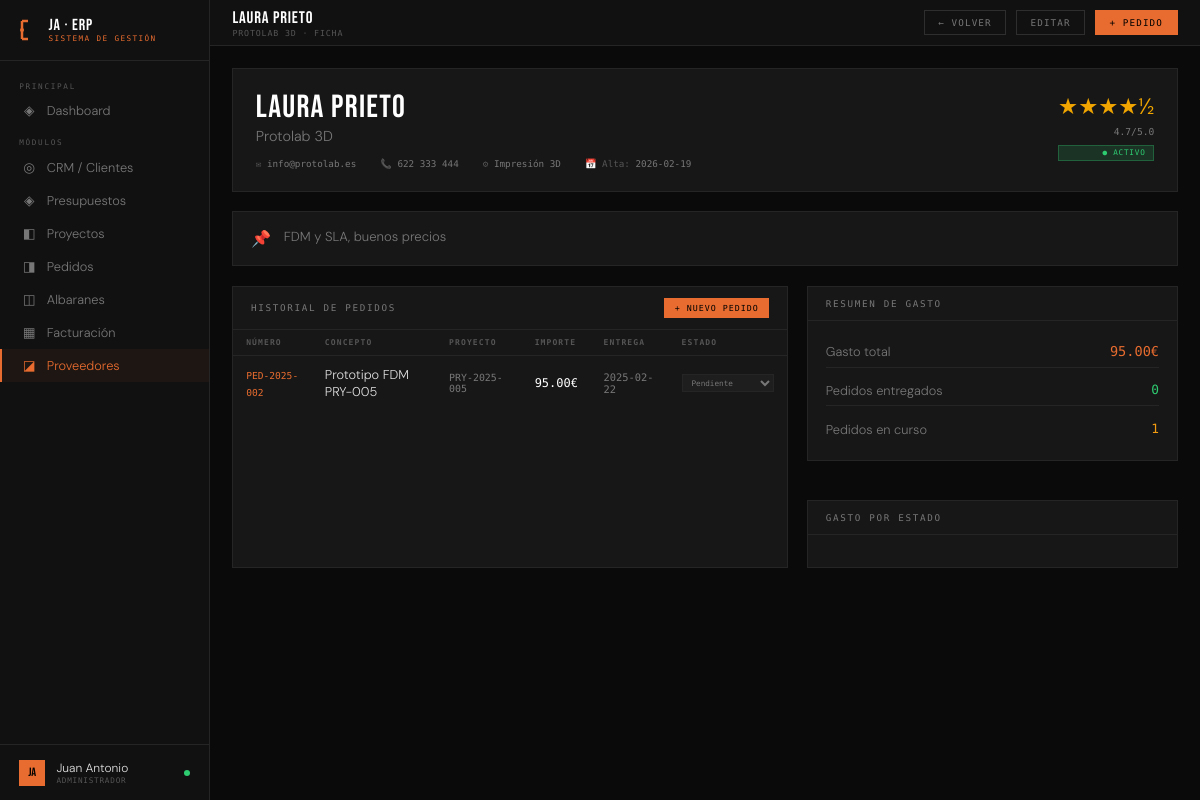
The app's page /proveedor/2 with its own data.
### tables this page shows
CREATE TABLE proveedores (
        id INTEGER PRIMARY KEY AUTOINCREMENT,
        nombre TEXT NOT NULL, empresa TEXT, email TEXT, telefono TEXT,
        especialidad TEXT, valoracion REAL DEFAULT 5.0,
        estado TEXT DEFAULT 'activo', notas TEXT,
        fecha_alta TEXT DEFAULT CURRENT_DATE);

CREATE TABLE pedidos_proveedor (
        id INTEGER PRIMARY KEY AUTOINCREMENT,
        proveedor_id INTEGER, proyecto_id INTEGER,
        numero TEXT UNIQUE, concepto TEXT,
        importe REAL DEFAULT 0, estado TEXT DEFAULT 'pendiente',
        fecha_pedido TEXT DEFAULT CURRENT_DATE, fecha_entrega_esperada TEXT,
        notas TEXT,
        FOREIGN KEY (proveedor_id) REFERENCES proveedores(id),
        FOREIGN KEY (proyecto_id) REFERENCES proyectos(id));

CREATE TABLE proyectos (
        id INTEGER PRIMARY KEY AUTOINCREMENT,
        cliente_id INTEGER, presupuesto_id INTEGER,
        referencia TEXT UNIQUE, nombre TEXT NOT NULL,
        servicio TEXT, estado TEXT DEFAULT 'en_diseno',
        progreso INTEGER DEFAULT 0,
        fecha_inicio TEXT, fecha_entrega TEXT,
        importe REAL DEFAULT 0,
        horas_estimadas REAL DEFAULT 0,
        notas TEXT,
        fecha_creacion TEXT DEFAULT CURRENT_DATE,
        FOREIGN KEY (cliente_id) REFERENCES clientes(id),
        FOREIGN KEY (presupuesto_id) REFERENCES presupuestos(id));

### app.py (the view)
@app.route('/proveedor/<int:id>')
def proveedor_detalle(id):
    conn = get_db()
    proveedor = conn.execute('SELECT * FROM proveedores WHERE id=?',(id,)).fetchone()
    pedidos = conn.execute('''SELECT pp.*, p.nombre as proyecto_nombre, p.referencia as proyecto_ref
        FROM pedidos_proveedor pp LEFT JOIN proyectos p ON p.id=pp.proyecto_id
        WHERE pp.proveedor_id=? ORDER BY pp.fecha_pedido DESC''',(id,)).fetchall()
    gasto_total = conn.execute('SELECT COALESCE(SUM(importe),0) FROM pedidos_proveedor WHERE proveedor_id=?',(id,)).fetchone()[0]
    proyectos = conn.execute("SELECT id,referencia,nombre FROM proyectos ORDER BY referencia DESC").fetchall()
    conn.close()
    return render_template('proveedor_detalle.html', proveedor=proveedor, pedidos=pedidos,
        gasto_total=gasto_total, proyectos=proyectos)

### app.py (called while the page is built)
def get_db():
    conn = sqlite3.connect(DB)
    conn.row_factory = sqlite3.Row
    return conn

@app.context_processor
def inject_globals():
    return {
        'today': date.today().isoformat(),
        'now': datetime.now().strftime('%b %Y'),
        'request': request,
    }

### templates/proveedor_detalle.html (shortened to what this page needs)
{% extends "base.html" %}
{% block topbar %}
<div><div class="topbar-title">{{ proveedor.nombre|upper }}</div><div class="topbar-sub">{{ proveedor.empresa or 'Proveedor' }} · Ficha</div></div>
<div class="topbar-right">
  <a href="/proveedores" class="btn">← Volver</a>
  <button class="btn" onclick="document.getElementById('modal-editar').style.display='flex'">Editar</button>
  <button class="btn btn-primary" onclick="document.getElementById('modal-pedido').style.display='flex'">+ Pedido</button>
</div>
{% endblock %}
{% block content %}
<div class="detail-header">
  <div>
    <div class="detail-name">{{ proveedor.nombre }}</div>
    <div class="detail-company">{{ proveedor.empresa or '' }}</div>
    <div class="detail-meta">
      {% if proveedor.email %}<div class="detail-meta-item">✉ <span>{{ proveedor.email }}</span></div>{% endif %}
      {% if proveedor.telefono %}<div class="detail-meta-item">📞 <span>{{ proveedor.telefono }}</span></div>{% endif %}
      {% if proveedor.especialidad %}<div class="detail-meta-item">⚙ <span>{{ proveedor.especialidad }}</span></div>{% endif %}
      <div class="detail-meta-item">📅 Alta: <span>{{ proveedor.fecha_alta }}</span></div>
    </div>
  </div>
  <div style="text-align:right">
    <div style="color:var(--accent2);font-size:1.4rem;margin-bottom:.3rem">
      {% for i in range(proveedor.valoracion|int) %}★{% endfor %}{% if proveedor.valoracion % 1 >= 0.5 %}½{% endif %}
    </div>
    <div style="font-family:var(--mono);font-size:.6rem;color:var(--muted2)">{{ proveedor.valoracion }}/5.0</div>
    {% if proveedor.estado == 'activo' %}<span class="badge badge-green" style="margin-top:.5rem;display:block">● Activo</span>
    {% elif proveedor.estado == 'ocasional' %}<span class="badge badge-yellow" style="margin-top:.5rem;display:block">● Ocasional</span>
    {% else %}<span class="badge badge-muted" style="margin-top:.5rem;display:block">● Inactivo</span>{% endif %}
  </div>
</div>
{% if proveedor.notas %}
<div class="panel" style="margin-bottom:1.2rem"><div class="panel-body" style="display:flex;gap:.8rem">
  <span style="color:var(--accent)">📌</span><span style="font-size:.82rem;color:var(--muted2)">{{ proveedor.notas }}</span>
</div></div>
{% endif %}
<div class="grid-60-40">
  <div class="panel">
    <div class="panel-header">
      <span class="panel-title">Historial de pedidos</span>
      <button class="btn btn-sm btn-primary" onclick="document.getElementById('modal-pedido').style.display='flex'">+ Nuevo pedido</button>
    </div>
    {% if pedidos %}
    <table class="table">
      <thead><tr><th>Número</th><th>Concepto</th><th>Proyecto</th><th>Importe</th><th>Entrega</th><th>Estado</th></tr></thead>
      <tbody>
        {% for p in pedidos %}
        <tr>
          <td><span style="font-family:var(--mono);font-size:.6rem;color:var(--accent)">{{ p.numero }}</span></td>
          <td style="font-size:.8rem">{{ p.concepto }}</td>
          <td style="font-family:var(--mono);font-size:.62rem;color:var(--muted2)">{{ p.proyecto_ref or '—' }}</td>
          <td style="font-family:var(--mono);font-size:.75rem;color:#fff">{{ "%.2f"|format(p.importe) }}€</td>
          <td style="font-family:var(--mono);font-size:.65rem;color:var(--muted2)">{{ p.fecha_entrega_esperada or '—' }}</td>
          <td>
            <select onchange="cambiarEstadoPedido({{ p.id }}, this.value)"
              style="background:var(--card);border:1px solid var(--border);color:var(--muted2);font-family:var(--mono);font-size:.48rem;padding:.15rem .3rem;outline:none">
              {% for s in [('pendiente','Pendiente'),('en_produccion','En producción'),('en_transito','En tránsito'),('entregado','Entregado'),('cancelado','Cancelado')] %}
              <option value="{{ s[0] }}" {% if p.estado==s[0] %}selected{% endif %}>{{ s[1] }}</option>
              {% endfor %}
            </select>
          </td>
        </tr>
        {% endfor %}
      </tbody>
    </table>
    {% else %}
    <div class="empty">Sin pedidos registrados todavía</div>
    {% endif %}
  </div>
  <div style="display:flex;flex-direction:column;gap:1.2rem">
    <div class="panel">
      <div class="panel-header"><span class="panel-title">Resumen de gasto</span></div>
      <div class="panel-body">
        {% set entregados = pedidos|selectattr('estado','equalto','entregado')|list %}
        {% set en_curso = pedidos|rejectattr('estado','equalto','entregado')|rejectattr('estado','equalto','cancelado')|list %}
        <div style="display:flex;flex-direction:column;gap:.5rem">
          <div style="display:flex;justify-content:space-between;padding:.4rem 0;border-bottom:1px solid var(--border)">
            <span style="font-size:.8rem;color:var(--muted2)">Gasto total</span>
            <span style="font-family:var(--mono);font-size:.85rem;color:var(--accent)">{{ "%.2f"|format(gasto_total) }}€</span>
          </div>
          <div style="display:flex;justify-content:space-between;padding:.4rem 0;border-bottom:1px solid var(--border)">
            <span style="font-size:.8rem;color:var(--muted2)">Pedidos entregados</span>
            <span style="font-family:var(--mono);font-size:.8rem;color:var(--green)">{{ entregados|length }}</span>
          </div>
          <div style="display:flex;justify-content:space-between;padding:.4rem 0">
            <span style="font-size:.8rem;color:var(--muted2)">Pedidos en curso</span>
            <span style="font-family:var(--mono);font-size:.8rem;color:var(--yellow)">{{ en_curso|length }}</span>
          </div>
        </div>
      </div>
    </div>
    <div class="panel">
      <div class="panel-header"><span class="panel-title">Gasto por estado</span></div>
      <div class="panel-body">
        {% set estados_col = [('entregado','var(--green)'),('en_produccion','var(--blue)'),('en_transito','var(--yellow)'),('pendiente','var(--muted2)')] %}
      </div>
    </div>
  </div>
</div>
{% endblock %}

### templates/base.html (style rules this page uses)
:root { --bg:#0a0a0a;--surface:#111;--panel:#171717;--card:#1e1e1e; --border:#252525;--border2:#2e2e2e; --accent:#e86c2f;--accent2:#f0a500; --green:#2ecc71;--red:#e74c3c;--blue:#3498db;--yellow:#f39c12; --text:#e0e0e0;--muted:#555;--muted2:#777; --mono:'Share Tech Mono',monospace;--display:'Bebas Neue',sans-serif;--body:'DM Sans',sans-serif; }
*,*::before,*::after { box-sizing:border-box;margin:0;padding:0; }
html,body { height:100%;overflow:hidden; }
body { background:var(--bg);color:var(--text);font-family:var(--body);font-weight:300;display:flex; }
.topbar-title { font-family:var(--display);font-size:1.05rem;letter-spacing:.05em;color:#fff; }
.topbar-sub { font-family:var(--mono);font-size:.52rem;color:var(--muted);letter-spacing:.1em;text-transform:uppercase; }
.topbar-right { margin-left:auto;display:flex;align-items:center;gap:.6rem; }
.btn { font-family:var(--mono);font-size:.58rem;letter-spacing:.12em;text-transform:uppercase;padding:.38rem .85rem;border:1px solid var(--border2);background:transparent;color:var(--muted2);cursor:pointer;transition:all .15s;text-decoration:none;display:inline-block; }
.btn-primary { background:var(--accent);border-color:var(--accent);color:#000; }
.btn-sm { padding:.25rem .6rem;font-size:.52rem; }
.panel { background:var(--panel);border:1px solid var(--border);margin-bottom:1.2rem; }
.panel-header { padding:.7rem 1.1rem;border-bottom:1px solid var(--border);display:flex;align-items:center;justify-content:space-between;gap:1rem; }
.panel-title { font-family:var(--mono);font-size:.58rem;letter-spacing:.18em;text-transform:uppercase;color:var(--muted2); }
.panel-body { padding:1rem 1.1rem; }
.table { width:100%;border-collapse:collapse; }
.table th { font-family:var(--mono);font-size:.5rem;letter-spacing:.14em;text-transform:uppercase;color:var(--muted);padding:.5rem .8rem;text-align:left;border-bottom:1px solid var(--border); }
.table td { padding:.6rem .8rem;font-size:.8rem;color:var(--text);border-bottom:1px solid var(--border); }
.table tr:last-child td { border-bottom:none; }
.badge { font-family:var(--mono);font-size:.48rem;letter-spacing:.1em;text-transform:uppercase;padding:.18rem .48rem;display:inline-block; }
.badge-green { background:rgba(46,204,113,.15);color:var(--green);border:1px solid rgba(46,204,113,.3); }
.grid-60-40 { display:grid;grid-template-columns:1.5fr 1fr;gap:1.2rem; }
.detail-header { background:var(--panel);border:1px solid var(--border);padding:1.4rem;margin-bottom:1.2rem;display:flex;align-items:flex-start;justify-content:space-between;gap:1rem; }
.detail-name { font-family:var(--display);font-size:2rem;letter-spacing:.04em;color:#fff;line-height:1; }
.detail-company { font-size:.9rem;color:var(--muted2);margin-top:.2rem; }
.detail-meta { display:flex;gap:1.5rem;margin-top:.8rem;flex-wrap:wrap; }
.detail-meta-item { font-family:var(--mono);font-size:.58rem;color:var(--muted); }
.detail-meta-item span { color:var(--muted2); }

### records on screen
proveedores: nombre "LAURA PRIETO", empresa "PROTOLAB 3D", nombre "Laura Prieto", empresa "Protolab 3D", email "info@protolab.es", telefono "622 333 444", especialidad "Impresión 3D", fecha_alta "2026-02-19", valoracion "4.7", notas "FDM y SLA, buenos precios"
pedidos_proveedor: numero "PED-2025-002", concepto "Prototipo FDM PRY-005", referencia "PRY-2025-005", importe "95.00", fecha_entrega_esperada "2025-02-22", id "Pendiente"

### other values on screen
{{ "%.2f"|format(gasto_total) }} "95.00"
{{ entregados|length }} "0"
{{ en_curso|length }} "1"
